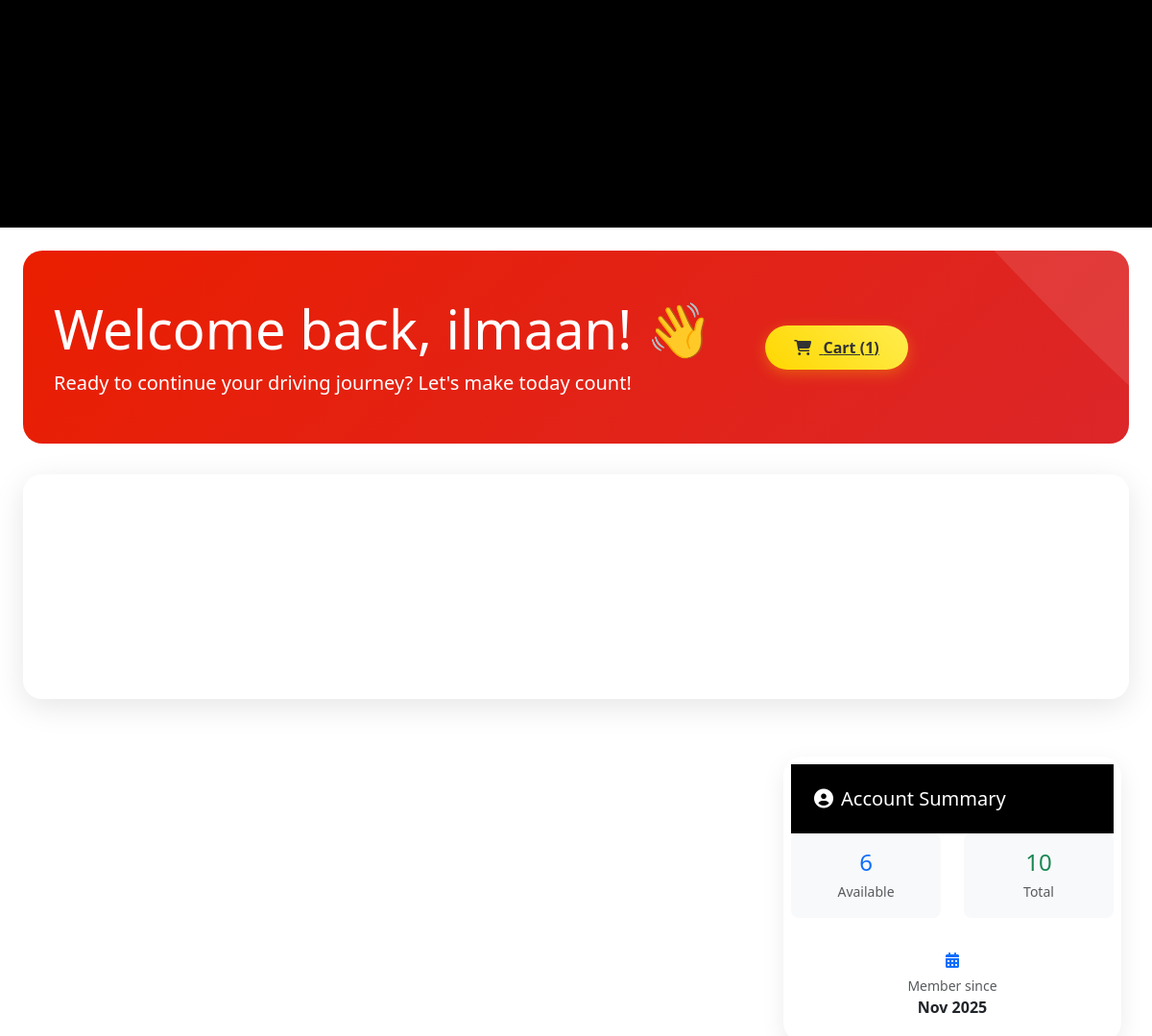
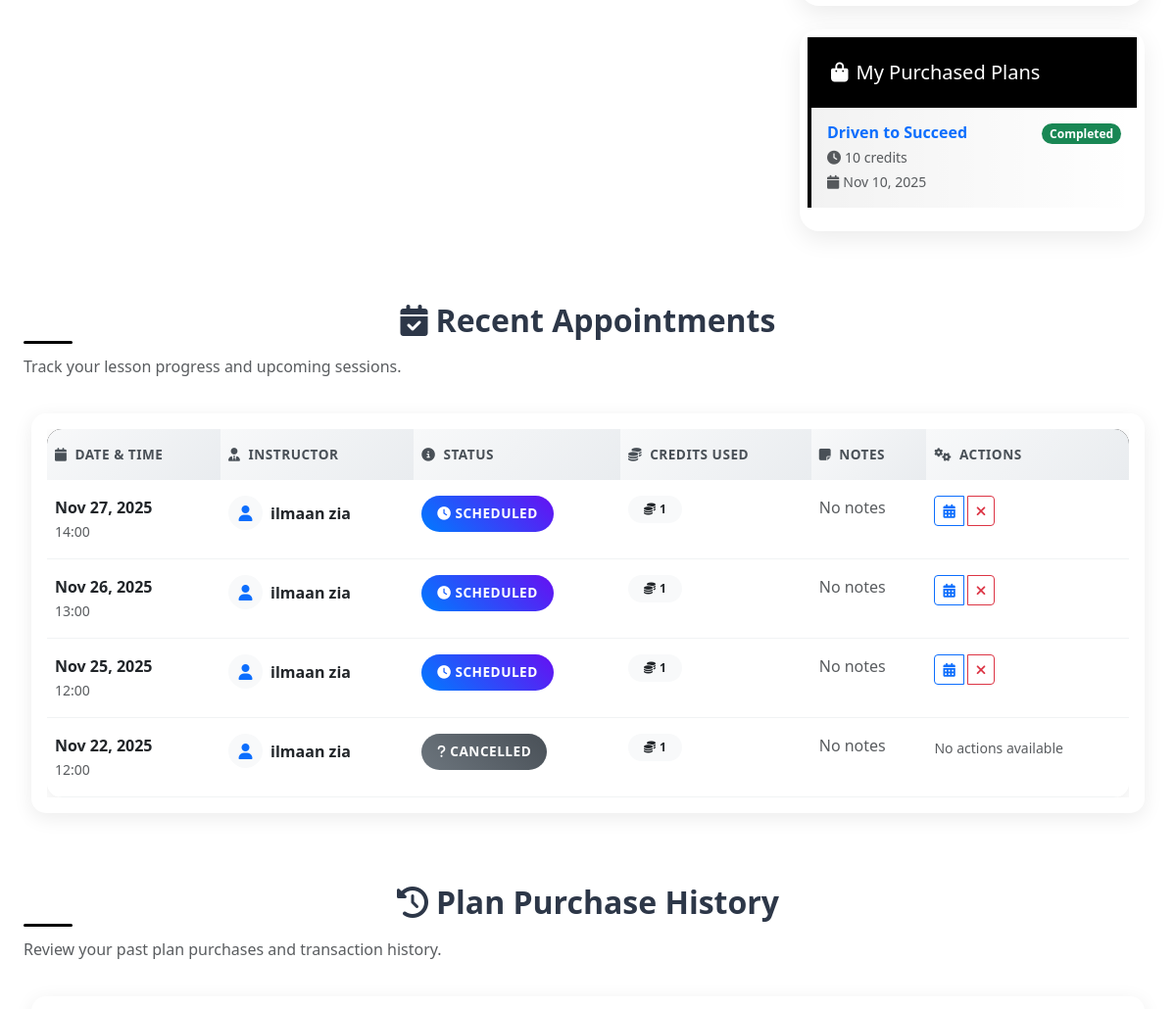
The app's page /student/ (signed in, middle part), older data (2 pictures, top to bottom).
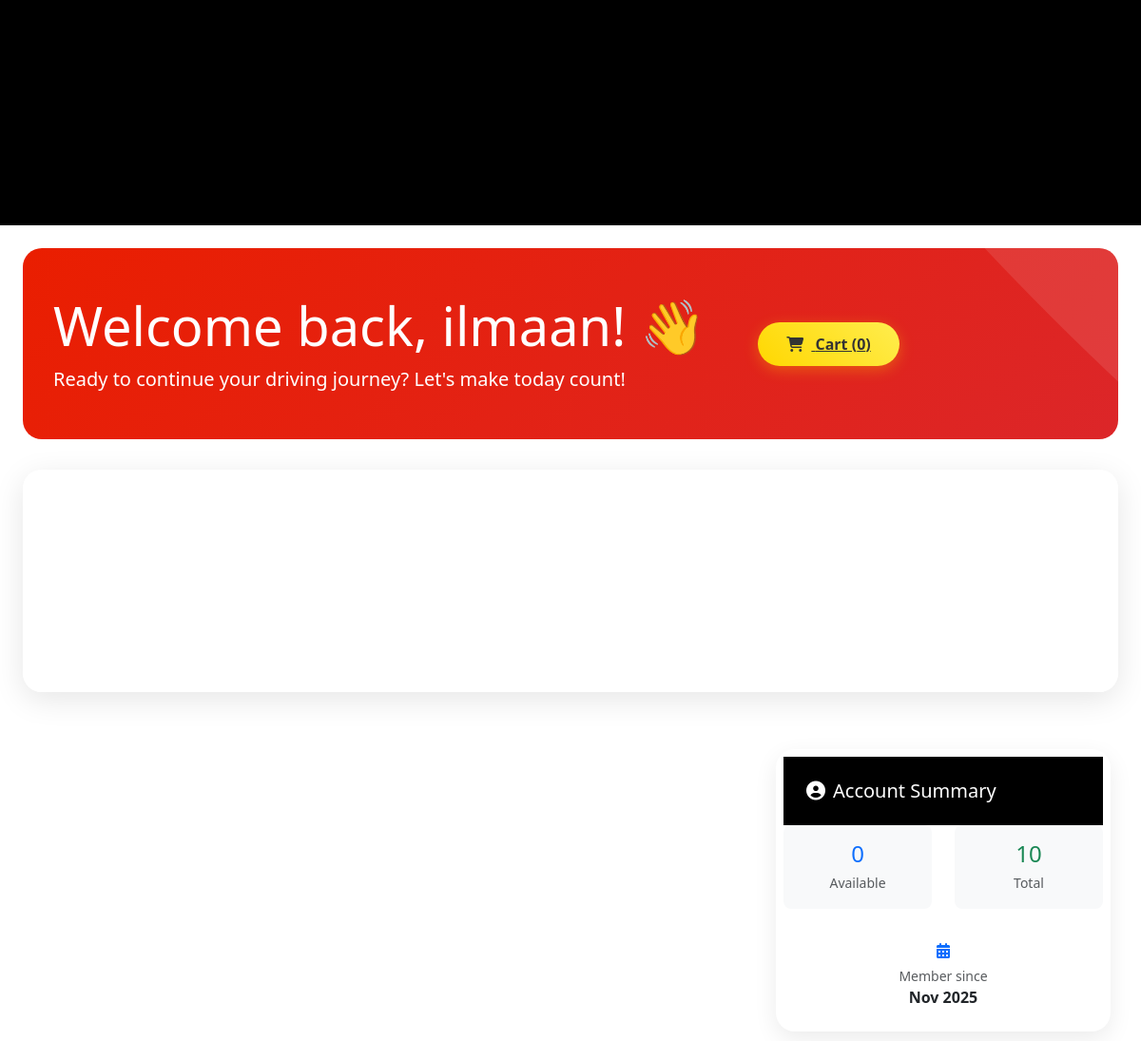
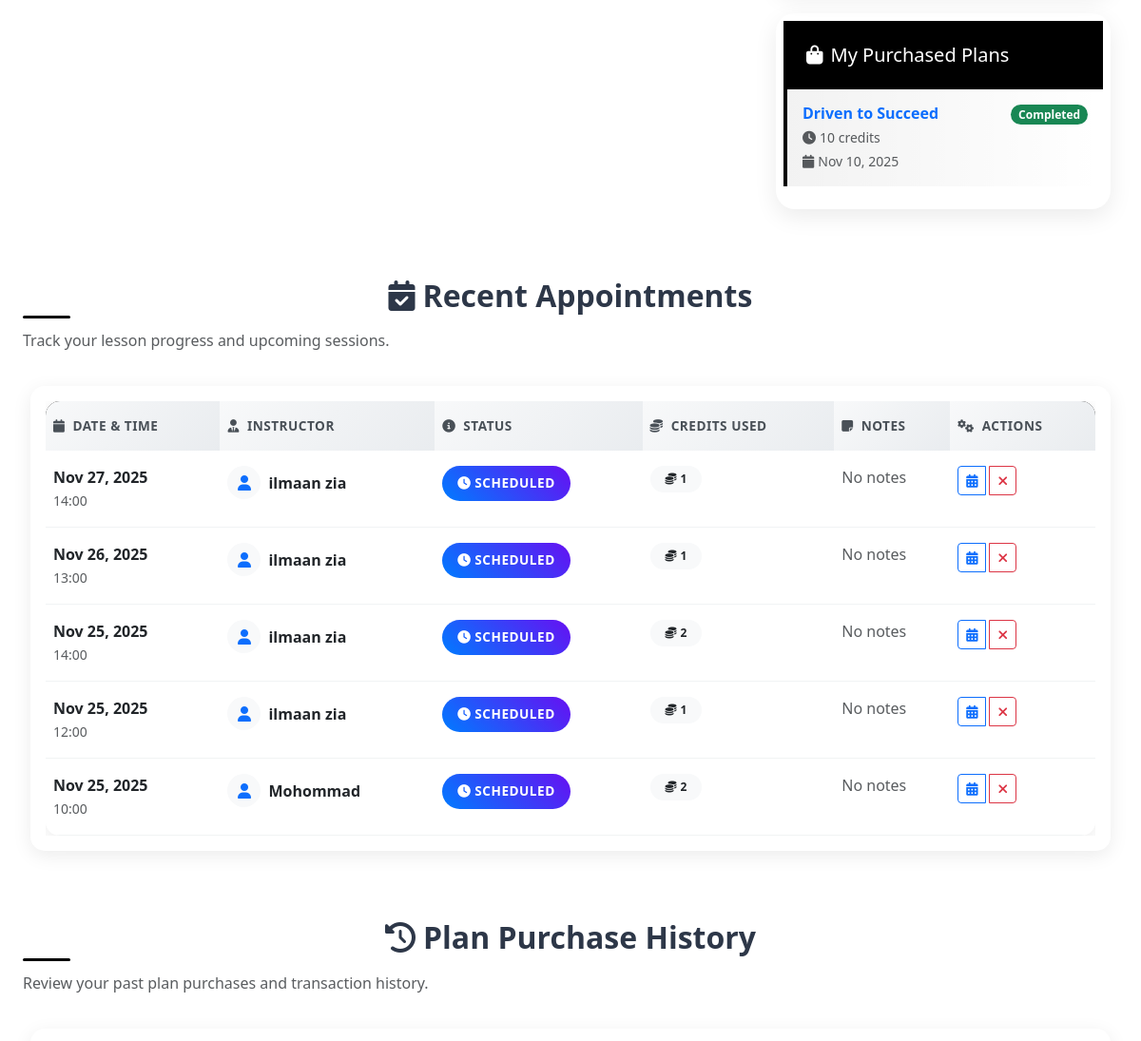
The same page, newer data (2 pictures, top to bottom).
### drivingschool/models.py (models this page shows, shortened)
class Student(models.Model):
    user = models.OneToOneField(User, on_delete=models.CASCADE)
    phone = models.CharField(max_length=15, blank=True)
    street_address = models.CharField(max_length=255, blank=True)
    city = models.CharField(max_length=100, blank=True)
    state = models.CharField(max_length=50, blank=True)
    zip_code = models.CharField(max_length=10, blank=True)
    permit_no = models.CharField(max_length=50, blank=True)
    license_status = models.CharField(max_length=50, default="Learner's Permit")
    total_credits = models.IntegerField(default=0)
    available_credits = models.IntegerField(default=0)
    documents = models.FileField(upload_to='students/docs/', null=True, blank=True)
    created_at = models.DateTimeField(auto_now_add=True)

class StudentPlanPurchase(models.Model):
    PAYMENT_STATUS_CHOICES = [
        ('pending', 'Pending'),
        ('completed', 'Completed'),
        ('failed', 'Failed'),
    ]
    student = models.ForeignKey(Student, on_delete=models.CASCADE)
    plan = models.ForeignKey(LessonPlan, on_delete=models.CASCADE)
    payment_status = models.CharField(max_length=20, choices=PAYMENT_STATUS_CHOICES, default='pending')
    credits_granted = models.IntegerField()
    purchase_date = models.DateTimeField(auto_now_add=True)
    payment_id = models.CharField(max_length=100, blank=True)  # For future payment integration

class LessonPlan(models.Model):
    PACKAGE_TYPE_CHOICES = [
        ('standard', 'Standard Package'),
        ('specialized', 'Specialized Package'),
    ]
    name = models.CharField(max_length=100)
    slug = models.SlugField(max_length=100, help_text="URL-friendly name for the plan", blank=True)
    description = models.TextField(help_text="Brief description of the package", default="Professional driving instruction package")
    hours = models.IntegerField()
    price = models.DecimalField(max_digits=8, decimal_places=2)
    original_price = models.DecimalField(max_digits=8, decimal_places=2, null=True, blank=True, help_text="Original price before discount")
    is_popular = models.BooleanField(default=False)
    includes_test = models.BooleanField(default=False)
    package_type = models.CharField(max_length=20, choices=PACKAGE_TYPE_CHOICES, default='standard')
    display_order = models.PositiveIntegerField(default=0, help_text="Order in which to display the plan")
    is_active = models.BooleanField(default=True, help_text="Whether this plan is currently available")
    class Meta:
        ordering = ['display_order', 'name']

class Appointment(models.Model):
    STATUS_CHOICES = [
        ('Scheduled', 'Scheduled'),
        ('Completed', 'Completed'),
        ('Cancelled', 'Cancelled'),
        ('No-show', 'No-show'),
    ]
    LESSON_TYPE_CHOICES = [
        ('beginner', 'Beginner Lesson'),
        ('intermediate', 'Intermediate Lesson'),
        ('advanced', 'Advanced Lesson'),
        ('test_prep', 'Test Preparation'),
    ]
    student = models.ForeignKey(Student, on_delete=models.CASCADE)
    instructor = models.ForeignKey(Instructor, on_delete=models.CASCADE)
    plan = models.ForeignKey(LessonPlan, on_delete=models.SET_NULL, null=True, blank=True)
    scheduled_time = models.DateTimeField()
    status = models.CharField(max_length=20, choices=STATUS_CHOICES, default='Scheduled')
    lesson_type = models.CharField(max_length=20, choices=LESSON_TYPE_CHOICES, default='beginner')
    special_requirements = models.TextField(blank=True)
    credits_used = models.IntegerField(default=1)
    notes = models.TextField(blank=True)
    duration_minutes = models.IntegerField(default=60)

class Instructor(models.Model):
    user = models.OneToOneField(User, on_delete=models.CASCADE)
    phone = models.CharField(max_length=15)
    bio = models.TextField()
    experience_years = models.IntegerField(default=2)
    rating = models.FloatField(default=5.0)
    is_available = models.BooleanField(default=True)
    photo = models.ImageField(upload_to='instructors/', null=True, blank=True)

### drivingschool/views.py (the view)
# urls.py: path('student/', views.student_portal, name='student_portal'),
@login_required
@user_passes_test(is_student)
def student_portal(request):
    student = request.user.student
    appointments = Appointment.objects.filter(student=student).order_by('-scheduled_time')
    completed = appointments.filter(status='Completed').count()
    progress = (completed / max(student.total_credits, 1)) * 100 if student.total_credits > 0 else 0
    plans = LessonPlan.objects.all()
    plan_purchases = StudentPlanPurchase.objects.filter(student=student, payment_status='completed')
    try:
        cart = Cart.objects.get(student=student)
        cart_items_count = CartItem.objects.filter(cart=cart).count()
    except Cart.DoesNotExist:
        cart_items_count = 0
    purchased_plans = StudentPlanPurchase.objects.filter(
        student=student,
        payment_status='completed'
    ).select_related('plan').order_by('-purchase_date')
    instructors = Instructor.objects.filter(is_available=True)
    return render(request, 'student-portal.html', {
        'student': student,
        'appointments': appointments,
        'completed': completed,
        'total': student.total_credits,
        'progress': progress,
        'plans': plans,
        'plan_purchases': plan_purchases,
        'available_credits': student.available_credits,
        'cart_items_count': cart_items_count,
        'purchased_plans': purchased_plans,
        'instructors': instructors
    })

### drivingschool/views.py (called while the page is built)
def is_student(user):
    return hasattr(user, 'student')

### templates/student-portal.html (shortened to what the changed rows need)
{% extends 'base.html' %}
{% load static %}
{% block extra_css %}
<link href="https://cdn.jsdelivr.net/npm/bootstrap@5.3.0/dist/css/bootstrap.min.css" rel="stylesheet">
{% endblock %}
{% block content %}
<div class="container-fluid px-4 py-4">
    <div class="welcome-section">
        <div class="row align-items-center">
            <div class="col-md-8">
                <h1 class="display-4 mb-2">Welcome back, {{ student.user.first_name }}! 👋</h1>
                <p class="lead mb-0">Ready to continue your driving journey? Let's make today count!</p>
            </div>
            <div class="col-md-4 text-md-right mt-3 mt-md-0">
                <a href="{% url 'view_cart' %}" class="cart-btn">
                    <i class="fas fa-shopping-cart me-2"></i>
                    Cart ({{ cart_items_count|default:0 }})
                </a>
            </div>
        </div>
    </div>
    <div class="row mb-5 g-4">
        <div class="col-lg-4">
            <div class="sidebar-card mx-2 mb-4">
                <div class="card-body">
                    <div class="row text-center mb-3">
                        <div class="col-6">
                            <div class="p-3 bg-light rounded-3">
                                <h4 class="text-primary mb-1">{{ student.available_credits }}</h4>
                                <small class="text-muted">Available</small>
                            </div>
                        </div>
                        <div class="col-6">
                            <div class="p-3 bg-light rounded-3">
                                <h4 class="text-success mb-1">{{ student.total_credits }}</h4>
                                <small class="text-muted">Total</small>
                            </div>
                        </div>
                    </div>
                </div>
            </div>
            <div class="sidebar-card mx-2 mb-4">
                <div class="card-body">
                    {% if purchased_plans %}
                        {% for purchase in purchased_plans %}
                        <div class="purchase-item">
                            <div class="d-flex justify-content-between align-items-start">
                                <div class="flex-grow-1">
                                    <h6 class="text-primary mb-1 fw-bold">{{ purchase.plan.name }}</h6>
                                    <div class="small text-muted mb-1">
                                        <i class="fas fa-clock me-1"></i>{{ purchase.credits_granted }} credits
                                    </div>
                                    <div class="small text-muted">
                                        <i class="fas fa-calendar me-1"></i>{{ purchase.purchase_date|date:"M d, Y" }}
                                    </div>
                                </div>
                                <span class="badge bg-success rounded-pill">{{ purchase.payment_status|title }}</span>
                            </div>
                        </div>
                        {% endfor %}
                    {% else %}
                        <div class="text-center py-4">
                            <i class="fas fa-shopping-cart fa-3x text-muted mb-3"></i>
                            <p class="text-muted mb-2">No plans purchased yet</p>
                            <small class="text-muted">Browse our lesson plans below to get started!</small>
                        </div>
                    {% endif %}
                </div>
            </div>
        </div>
    </div>
    <div class="row mt-5">
        <div class="col-12">
            <h2 class="section-title"><i class="fas fa-calendar-check me-2"></i>Recent Appointments</h2>
        </div>
    </div>
    <div class="row">
        <div class="col-12">
            {% if appointments %}
            <div class="dashboard-card mx-2 mb-4">
                <div class="table-responsive">
                    <table class="table modern-table mb-0">
                        <thead>
                            <tr>
                                <th class="border-0 py-3"><i class="fas fa-calendar me-2"></i>Date & Time</th>
                                <th class="border-0 py-3"><i class="fas fa-user-tie me-2"></i>Instructor</th>
                                <th class="border-0 py-3"><i class="fas fa-info-circle me-2"></i>Status</th>
                                <th class="border-0 py-3"><i class="fas fa-coins me-2"></i>Credits Used</th>
                                <th class="border-0 py-3"><i class="fas fa-sticky-note me-2"></i>Notes</th>
                                <th class="border-0 py-3"><i class="fas fa-cogs me-2"></i>Actions</th>
                            </tr>
                        </thead>
                        <tbody>
                            {% for appointment in appointments|slice:":5" %}
                            <tr>
                                <td class="py-3">
                                    <div class="fw-bold">{{ appointment.scheduled_time|date:"M d, Y" }}</div>
                                    <small class="text-muted">{{ appointment.scheduled_time|date:"H:i" }}</small>
                                </td>
                                <td class="py-3">
                                    <div class="d-flex align-items-center">
                                        <div class="bg-light rounded-circle d-flex align-items-center justify-content-center me-2" style="width: 35px; height: 35px;">
                                            <i class="fas fa-user text-primary"></i>
                                        </div>
                                        <div>
                                            <div class="fw-bold">{{ appointment.instructor.user.get_full_name }}</div>
                                        </div>
                                    </div>
                                </td>
                                <td class="py-3">
                                    <span class="status-badge bg-{% if appointment.status == 'Completed' %}success{% elif appointment.status == 'Scheduled' %}primary{% else %}secondary{% endif %}">
                                        <i class="fas fa-{% if appointment.status == 'Completed' %}check{% elif appointment.status == 'Scheduled' %}clock{% else %}question{% endif %} me-1"></i>
                                        {{ appointment.status }}
                                    </span>
                                </td>
                                <td class="py-3">
                                    <span class="badge bg-light text-dark rounded-pill px-3 py-2">
                                        <i class="fas fa-coins me-1"></i>{{ appointment.credits_used }}
                                    </span>
                                </td>
                                <td class="py-3">
                                    <span class="text-muted">{{ appointment.notes|truncatewords:8|default:"No notes" }}</span>
                                </td>
                                <td class="py-3">
                                    <div class="btn-group" role="group">
                                        {% if appointment.status == 'Scheduled' %}
                                            <button type="button" class="btn btn-sm btn-outline-primary me-1"
                                                    onclick="rescheduleAppointment({{ appointment.id }}, '{{ appointment.scheduled_time|date:"Y-m-d" }}', '{{ appointment.scheduled_time|date:"H:i" }}', {{ appointment.instructor.id }})"
                                                    title="Reschedule Appointment">
                                                <i class="fas fa-calendar-alt"></i>
                                            </button>
                                            <button type="button" class="btn btn-sm btn-outline-danger"
                                                    onclick="cancelAppointment({{ appointment.id }})"
                                                    title="Cancel Appointment">
                                                <i class="fas fa-times"></i>
                                            </button>
                                        {% else %}
                                            <span class="text-muted small">No actions available</span>
                                        {% endif %}
                                    </div>
                                </td>
                            </tr>
                            {% endfor %}
                        </tbody>
                    </table>
                </div>
            </div>
            {% endif %}
        </div>
    </div>
    {% if plan_purchases %}
    <div class="row mt-5">
        <div class="col-12">
            <h2 class="section-title"><i class="fas fa-history me-2"></i>Plan Purchase History</h2>
        </div>
    </div>
    {% endif %}
</div>
{% endblock %}

Row changes from the older to the newer data that the page shows:
no longer on this page (row unchanged): Appointment: scheduled_time "Nov 22, 2025", scheduled_time "12:00", instructor.user.get_full_name "ilmaan zia", status "CANCELLED", credits_used "1", notes "No notes", shows "No actions available"
changed Student "ilmaan": available_credits "6" → "0"
added Appointment: scheduled_time "Nov 25, 2025", scheduled_time "14:00", instructor.user.get_full_name "ilmaan zia", status "SCHEDULED", credits_used "2", notes "No notes"
added Appointment: scheduled_time "Nov 25, 2025", scheduled_time "10:00", instructor.user.get_full_name "Mohommad", status "SCHEDULED", credits_used "2", notes "No notes"
Text that changed along with them:
{{ cart_items_count|default:0 }}: "1" → "0"
